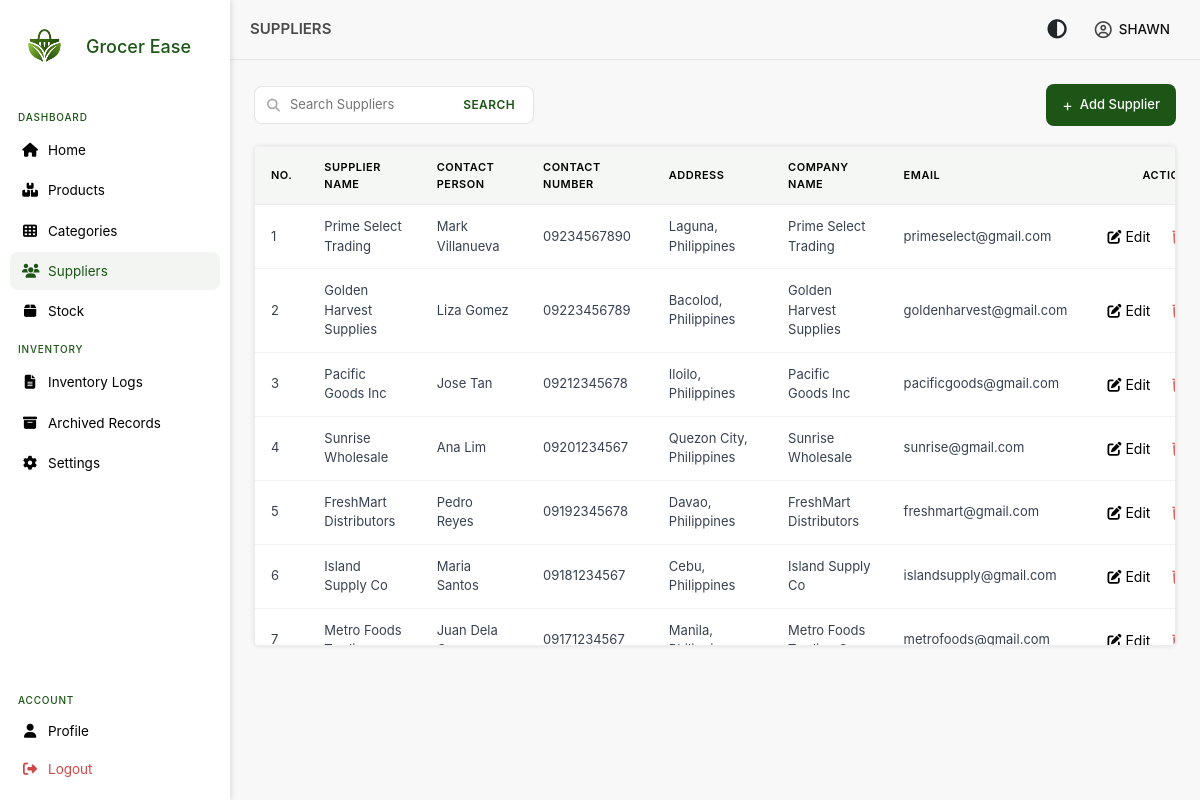
/views/inventory/suppliers.php (signed in), run on the app's committed database.
### tables this page shows
CREATE TABLE `users` (
  `user_id` int NOT NULL AUTO_INCREMENT,
  `username` varchar(250) NOT NULL,
  `password` varchar(250) NOT NULL,
  `email` varchar(250) NOT NULL,
  `contact_number` varchar(20) NOT NULL,
  `role` enum('admin') DEFAULT 'admin',
  `profile_picture` blob,
  PRIMARY KEY (`user_id`),
  UNIQUE KEY `email` (`email`)
);

CREATE TABLE `suppliers` (
  `supplier_id_pk` int NOT NULL AUTO_INCREMENT,
  `supplier_name` varchar(250) NOT NULL,
  `contact_person` varchar(20) NOT NULL,
  `phone_number` varchar(20) NOT NULL,
  `email` varchar(250) NOT NULL,
  `address` varchar(250) NOT NULL,
  `company_name` varchar(250) NOT NULL,
  `is_deleted` tinyint DEFAULT '0',
  `deleted_at` datetime DEFAULT NULL,
  PRIMARY KEY (`supplier_id_pk`),
  KEY `idx_supplier_name` (`supplier_name`)
);

### models/user.php (called while the page is built, shortened)
<?php
class User
{
    private $conn;
    public function __construct($db)
    {
        $this->conn = $db;
    }
    public function GetUserById($id)
    {
        $stmt = $this->conn->prepare(
            "SELECT user_id, username, email, contact_number, role
             FROM users WHERE user_id = :id"
        );
        $stmt->execute([':id' => $id]);
        return $stmt->fetch(PDO::FETCH_ASSOC);
    }
}
?>

### autoload.php (called while the page is built, shortened)
<?php
spl_autoload_register(function ($class) {
    $paths = [
        __DIR__ . '/models/',
        __DIR__ . '/models/Stock/',
        __DIR__ . '/models/Relations/',
    ];
    foreach ($paths as $path) {
        $file = $path . $class . '.php';
        if (file_exists($file)) {
            return;
        }
    }
});
?>

### models/supplier.php (called while the page is built, shortened)
<?php
class Supplier
{
    private $conn;
    public function __construct($db)
    {
        $this->conn = $db;
    }
    public function GetPaginatedSuppliers($page = 1, $limit = 10)
    {
        $offset = ($page - 1) * $limit;
        $stmt = $this->conn->prepare("SELECT supplier_id_pk,
                                                 supplier_name,
                                                 contact_person,
                                                 phone_number,
                                                 email,
                                                 address,
                                                 company_name,is_deleted
                                      FROM suppliers
                                      WHERE is_deleted = 0
                                      ORDER BY supplier_id_pk DESC
                                      LIMIT :limit OFFSET :offset");
        $stmt->bindParam(':limit', $limit, PDO::PARAM_INT);
        $stmt->bindParam(':offset', $offset, PDO::PARAM_INT);
        $stmt->execute();
        return $stmt->fetchAll(PDO::FETCH_ASSOC);
    }
}

### views/inventory/suppliers.php (the view, shortened to what this page needs)
<?php
require_once __DIR__ . '/../../autoload.php';
$search = $_GET['search'] ?? '';
$page = isset($_GET['page']) ? (int)$_GET['page'] : 1;
$limit = 10;
$supplier = new Supplier($db);
if (!empty($search)) {
    $suppliers = $supplier->SearchSupplier($search);
    $total_suppliers = count($suppliers);
    $total_pages = 1;
} else {
    $suppliers = $supplier->GetPaginatedSuppliers($page, $limit);
}
?>
<!DOCTYPE html>
<html lang="en">
<?php include "../../includes/head.php" ?>
<body>
    <?php include '../../includes/sidebar.php'; ?>
    <main class="main-content">
        <?php include '../../includes/topbar.php'; ?>
        <section class="page-content">
            <div class="toolbar">
                <div class="search-area">
                    <form method='get'>
                        <i class="fas fa-search"></i>
                        <input type="text" name="search" id="search" placeholder="Search Suppliers"
                            value="<?= htmlspecialchars($_GET['search'] ?? '') ?>">
                        <button type="submit">SEARCH</button>
                    </form>
                </div>
                <div class="add">
                    <button id="addbtn">Add Supplier</button>
                </div>
            </div>
            <div class="menu-table">
                <table>
                    <thead>
                        <tr>
                            <th>No.</th>
                            <th>Supplier Name</th>
                            <th>Contact Person</th>
                            <th>Contact Number</th>
                            <th>Address</th>
                            <th>Company Name</th>
                            <th>Email</th>
                            <th>Actions</th>
                        </tr>
                    </thead>
                    <tbody>
                        <?php $no = ($page - 1) * $limit + 1; ?>
                        <?php if (empty($suppliers)): ?>
                            <tr>
                                <td colspan="8" style="text-align:center; color:#6b7280;">
                                    No Supplier found
                                </td>
                            <?php else: ?>
                                <?php foreach ($suppliers as $sup): ?>
                            <tr>
                                <td><?= $no++ ?></td>
                                <td><?= htmlspecialchars($sup['supplier_name']) ?></td>
                                <td><?= htmlspecialchars($sup['contact_person']) ?></td>
                                <td><?= htmlspecialchars($sup['phone_number']) ?></td>
                                <td><?= htmlspecialchars($sup['address']) ?></td>
                                <td><?= htmlspecialchars($sup['company_name']) ?></td>
                                <td class="email-cell"><?= htmlspecialchars($sup['email']) ?></td>
                                <td>
                                    <div class="actions">
                                        <form action="edit_supplier.php" method="GET">
                                            <button type="submit" class="edit-btn">
                                                <i class="fa-solid fa-pen-to-square"></i>
                                                <span>Edit</span>
                                            </button>
                                        </form>
                                        <button type="button" class="edit-btn"
                                            onclick="deleteSupplier('<?= $sup['supplier_id_pk'] ?>', '<?= htmlspecialchars($sup['supplier_name']) ?>')">
                                            <i class="fa-solid fa-trash"></i>
                                        </button>
                                    </div>
                                </td>
                            </tr>
                        <?php endforeach; ?>
                    <?php endif; ?>
                    </tbody>
                </table>
            </div>
        </section>
    </main>
</body>
</html>

### includes/topbar.php (shortened to what this page needs)
<?php
require_once '../../models/user.php';
global $db;
$page_title = $_SESSION['page_title'] ?? "Dashboard";
$user_id = $_SESSION['id'];
$user = new User($db);
$user_info = $user->GetUserById($user_id);
?>
<div class="topbar">
    <div class="topbar-title">
        <p><?= htmlspecialchars($page_title) ?></p>
    </div>
    <div class="topbar-actions">
        <button id="dark-toggle" title="Dark Mode">
            <i class="fa-solid fa-circle-half-stroke"></i>
        </button>
        <div class="profile-dropdown" id="profile-dropdown">
            <i class="fa-regular fa-circle-user profile-icon"></i>
            <span class="profile-label">
                <?= strtoupper($user_info['username']) ?>
            </span>
        </div>
    </div>
</div>

### assets/css/home.css (style rules this page uses)
* { font-family: 'Inter', 'Roboto', sans-serif; }
body { margin: 0; padding: 0; background-color: #f8f8f8; }
.main-content { margin-left: 230px; min-height: 100vh; background-color: #f8f8f8; }
.topbar { display: flex; align-items: center; justify-content: space-between; padding: 0 20px; height: 60px; background: #f8f8f8; border-bottom: 1px solid rgba(0, 0, 0, 0.08); }
.topbar-title p { font-size: 15px; font-weight: 600; color: #4b4a4a; margin: 0; }
.profile-dropdown { position: relative; display: flex; align-items: center; gap: 7px; cursor: pointer; padding: 5px 10px; border-radius: 8px; font-size: 13.5px; font-weight: 500; color: #111; transition: background 0.2s; }
.profile-dropdown i { font-size: 17px; color: #444; }
.page-content { padding: 24px; }
.toolbar { display: flex; align-items: center; justify-content: space-between; margin-bottom: 20px; }
.search-area form { display: flex; align-items: center; background: #fff; border: 1px solid rgba(0, 0, 0, 0.1); border-radius: 8px; padding: 0 12px; gap: 8px; height: 38px; width: 280px; }
.search-area form i { color: #aaa; font-size: 13px; }
.search-area form input { border: none; outline: none; font-size: 13px; width: 100%; background: transparent; color: #333; }
.search-area form button { border: none; background: none; color: #1c5515; font-size: 12px; font-weight: 600; cursor: pointer; letter-spacing: 0.4px; }
.add button { display: inline-flex; align-items: center; gap: 7px; background: #1c5515; color: #fff; border: none; padding: 9px 16px; border-radius: 8px; font-size: 13px; font-weight: 500; text-decoration: none; transition: 0.3s ease; }
.add button::before { content: '+'; font-size: 16px; font-weight: 400; }
.menu-table { background: #fff; border-radius: 5px; border: 1px solid rgba(0, 0, 0, 0.07); overflow-x: auto; overflow-y: auto; box-shadow: 0 0 5px #0000001a; max-height: 500px; }
.menu-table table { width: 100%; border-collapse: collapse; font-size: 13px; table-layout: auto; min-width: 1000px; }
.menu-table thead { position: sticky; top: 0; background: #f4f7f4; z-index: 10; }
.menu-table thead th { text-align: left; padding: 12px 16px; font-size: 11px; font-weight: 600; color: #000000; letter-spacing: 0.5px; text-transform: uppercase; border-bottom: 1px solid rgba(0, 0, 0, 0.07); }
.menu-table tbody tr { border-bottom: 1px solid rgba(0, 0, 0, 0.05); transition: background 0.15s; }
.menu-table tbody tr:last-child { border-bottom: none; }
.menu-table tbody td { padding: 12px 16px; color: #374151; vertical-align: middle; }
.menu-table td:nth-child(2), .menu-table td:nth-child(6) { white-space: normal; word-break: break-word; overflow-wrap: anywhere; max-width: 220px; }
.menu-table td.email-cell { white-space: nowrap; overflow: hidden; text-overflow: ellipsis; max-width: 240px; }
.menu-table th:last-child, .menu-table td:last-child { text-align: center; width: auto; white-space: nowrap; }
.menu-table .actions { display: flex; flex-wrap: nowrap; justify-content: center; align-items: center; gap: 6px; }
.actions { display: flex; flex-wrap: nowrap; gap: 6px; align-items: center; }
.actions form { margin: 0; }
.edit-btn { border: none; background: none; cursor: pointer; padding: 6px 8px; border-radius: 6px; transition: background 0.15s; font-size: 14px; white-space: nowrap; }
.edit-btn .fa-trash { color: #c82828b3; }
.page-content { padding: 24px; min-height: calc(100vh - 60px); box-sizing: border-box; }
.topbar { display: flex; align-items: center; justify-content: space-between; }
.topbar-actions { display: flex; align-items: center; gap: 12px; margin-left: auto; }
#dark-toggle { background: none; border: none; cursor: pointer; font-size: 1.2rem; color: inherit; padding: 6px; border-radius: 6px; }

### data on the page
users: username "SHAWN"
suppliers: supplier_name "Prime Select Trading", contact_person "Mark Villanueva", phone_number "09234567890", address "Laguna, Philippines", company_name "Prime Select Trading", email "primeselect@gmail.com"
suppliers: supplier_name "Golden Harvest Supplies", contact_person "Liza Gomez", phone_number "09223456789", address "Bacolod, Philippines", company_name "Golden Harvest Supplies", email "goldenharvest@gmail.com"
suppliers: supplier_name "Pacific Goods Inc", contact_person "Jose Tan", phone_number "09212345678", address "Iloilo, Philippines", company_name "Pacific Goods Inc", email "pacificgoods@gmail.com"
suppliers: supplier_name "Sunrise Wholesale", contact_person "Ana Lim", phone_number "09201234567", address "Quezon City, Philippines", company_name "Sunrise Wholesale", email "sunrise@gmail.com"
suppliers: supplier_name "FreshMart Distributors", contact_person "Pedro Reyes", phone_number "09192345678", address "Davao, Philippines", company_name "FreshMart Distributors", email "freshmart@gmail.com"
suppliers: supplier_name "Island Supply Co", contact_person "Maria Santos", phone_number "09181234567", address "Cebu, Philippines", company_name "Island Supply Co", email "islandsupply@gmail.com"
suppliers: supplier_name "Metro Foods…", contact_person "Juan Dela…", phone_number "09171234567", address "Manila,…", company_name "Metro Foods…", email "metrofoods@gmail.com"

### other printed values
$page_title "SUPPLIERS"
